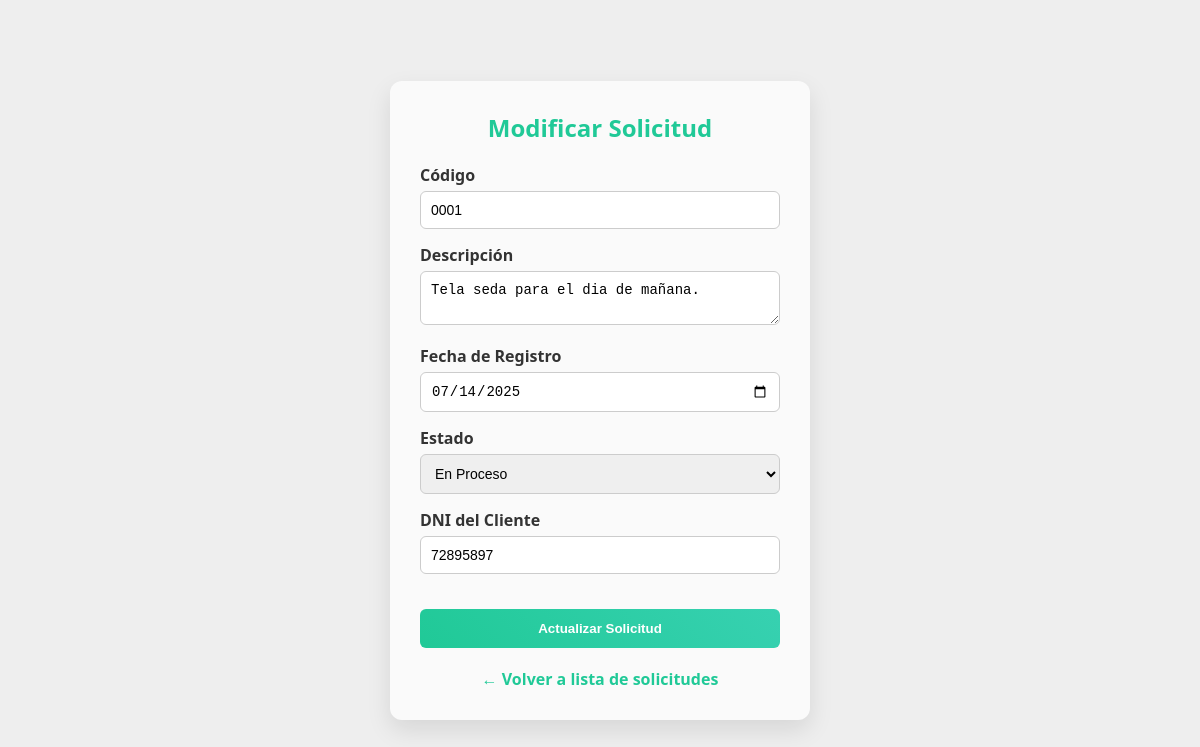
Page /vistas/frmModificarSolicitud.php?idS=1 on the committed database.
### tables this page shows
CREATE TABLE `tsolicitudes` (
  `idS` int(11) NOT NULL,
  `codigo` char(4) NOT NULL,
  `descripcion` text NOT NULL,
  `fecha_registro` date NOT NULL,
  `estado` varchar(20) NOT NULL,
  `cliente_dni` char(8) NOT NULL
);

### modelos/solicitudDAO.php (called while the page is built, shortened)
<?php
include("conexion.php");
function consultarSolicitud($idS) {
    global $cn;
    $sql = "SELECT * FROM TSolicitudes WHERE idS = '$idS'";
    return mysqli_query($cn, $sql);
}
?>

### controladores/solicitudController.php (called while the page is built, shortened)
<?php
include("../modelos/solicitudDAO.php");
function consultarSolicitudPorId($idS) {
    return consultarSolicitud($idS);
}
?>

### vistas/frmModificarSolicitud.php (the view, shortened to what this page needs)
<!DOCTYPE html>
<html lang="es">
<head>
</head>
<body>
  <div class="container">
    <h2>Modificar Solicitud</h2>
    <?php
      include("../controladores/solicitudController.php");
      $idS = $codigo = $descripcion = $fecha = $estado = $cliente_dni = "";
      if (isset($_GET['idS'])) {
          $datos = consultarSolicitudPorId($_GET['idS']);
          if ($row = mysqli_fetch_array($datos)) {
              $codigo = $row['codigo'];
              $descripcion = $row['descripcion'];
              $fecha = $row['fecha_registro'];
              $estado = $row['estado'];
              $cliente_dni = $row['cliente_dni'];
          } else {
              echo "<p class='error'>❌ Solicitud no encontrada.</p>";
          }
      } else {
          echo "<p class='error'>❌ No se proporcionó una solicitud válida.</p>";
      }
    ?>
    <form method="post" action="../controladores/solicitudController.php">
      <label for="codigo">Código</label>
      <input type="text" id="codigo" name="codigo" value="<?php echo $codigo; ?>" required>
      <label for="descripcion">Descripción</label>
      <textarea id="descripcion" name="descripcion" required><?php echo $descripcion; ?></textarea>
      <label for="fecha">Fecha de Registro</label>
      <input type="date" id="fecha" name="fecha_registro" value="<?php echo $fecha; ?>" required>
      <label for="estado">Estado</label>
      <select id="estado" name="estado" required>
        <option value="En Proceso"<?php if($estado=='En Proceso')echo "selected"; ?>>En Proceso</option>
      </select>
      <label for="cliente_dni">DNI del Cliente</label>
      <input
        type="text"
        id="cliente_dni"
        name="cliente_dni"
        maxlength="100"
        value="<?php echo $cliente_dni; ?>"
        required
        onkeyup="buscarCliente()"
      >
      <input type="submit" name="btnActualizar" value="Actualizar Solicitud">
    </form>
    <a href="frmSolicitudesRegistradas.php" class="back-link">
      ← Volver a lista de solicitudes
    </a>
  </div>
</body>
</html>

### vistas/frmModificarSolicitud.php (style rules this page uses)
:root { --verde-agua: #20c997; --turquesa: #37d1b1; --gris-fondo: #eee; --gris-claro: #fafafa; --texto: #333; }
* { box-sizing: border-box; margin:0; padding:0 }
body { font-family: 'Segoe UI', sans-serif; background: var(--gris-fondo); height: 100vh; display: flex; justify-content: center; align-items: center; }
.container { background: var(--gris-claro); width: 100%; max-width: 420px; padding: 30px; border-radius: 12px; box-shadow: 0 10px 25px rgba(0,0,0,0.1); opacity: 0; transform: translateY(20px); animation: fadeIn 0.6s forwards ease-out; }
h2 { text-align: center; color: var(--verde-agua); margin-bottom: 20px; }
label { display: block; margin-top: 15px; font-weight: bold; color: var(--texto); }
input[type="text"], input[type="date"], select, textarea { width: 100%; padding: 10px; margin-top: 5px; border: 1px solid #ccc; border-radius: 6px; font-size: 14px; transition: border-color 0.3s, box-shadow 0.3s; }
input[type="submit"] { width: 100%; padding: 12px; margin-top: 25px; background: linear-gradient(45deg, var(--verde-agua), var(--turquesa)); color: white; border: none; border-radius: 6px; font-weight: bold; cursor: pointer; transition: transform 0.1s, box-shadow 0.3s; }
a.back-link { display: block; text-align: center; margin-top: 20px; color: var(--verde-agua); font-weight: bold; text-decoration: none; transition: color 0.3s; }

### rows in the picture
tsolicitudes: codigo "0001", descripcion "Tela seda para el dia de mañana.", fecha_registro "07/14/2025", estado "En Proceso", cliente_dni "72895897"
